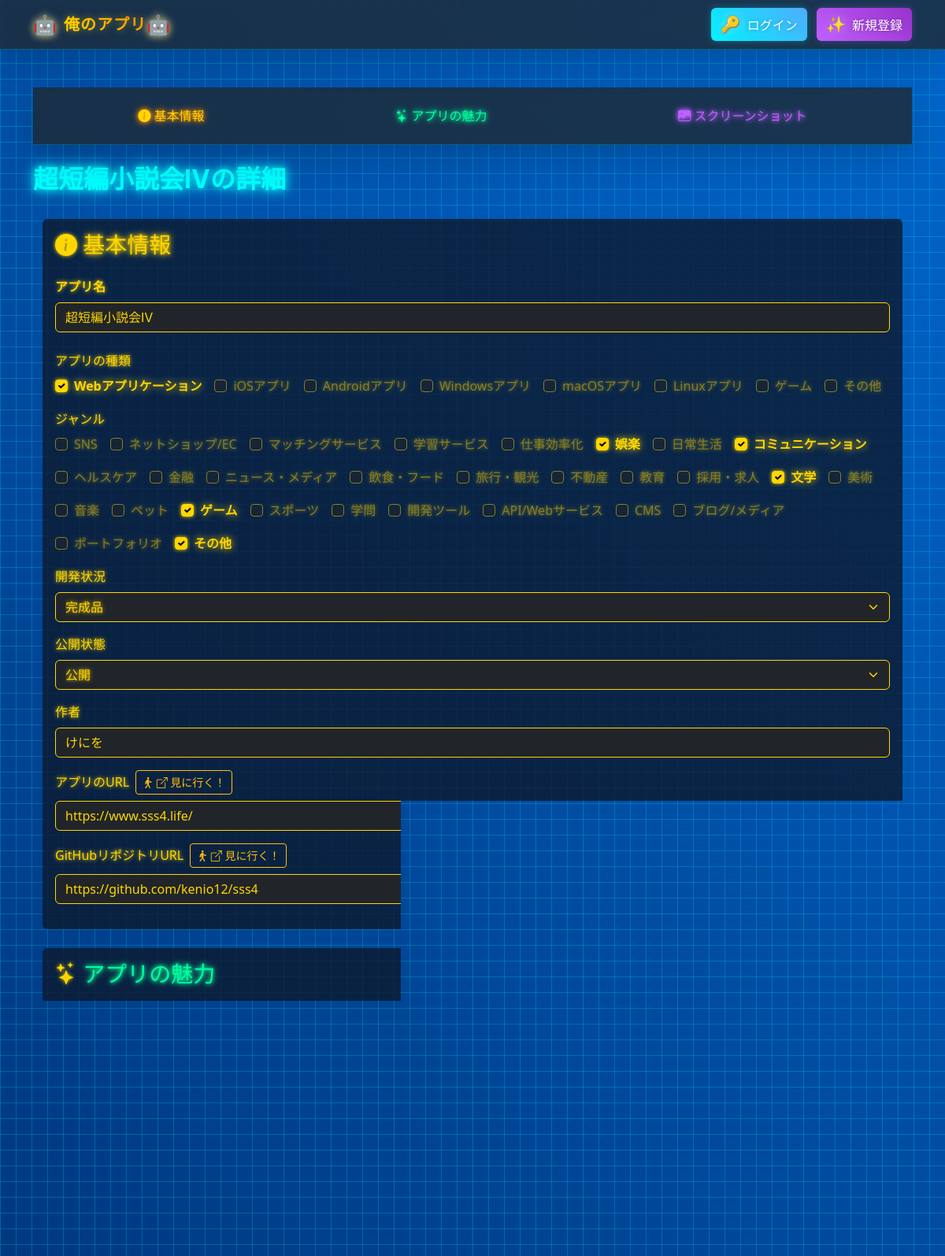
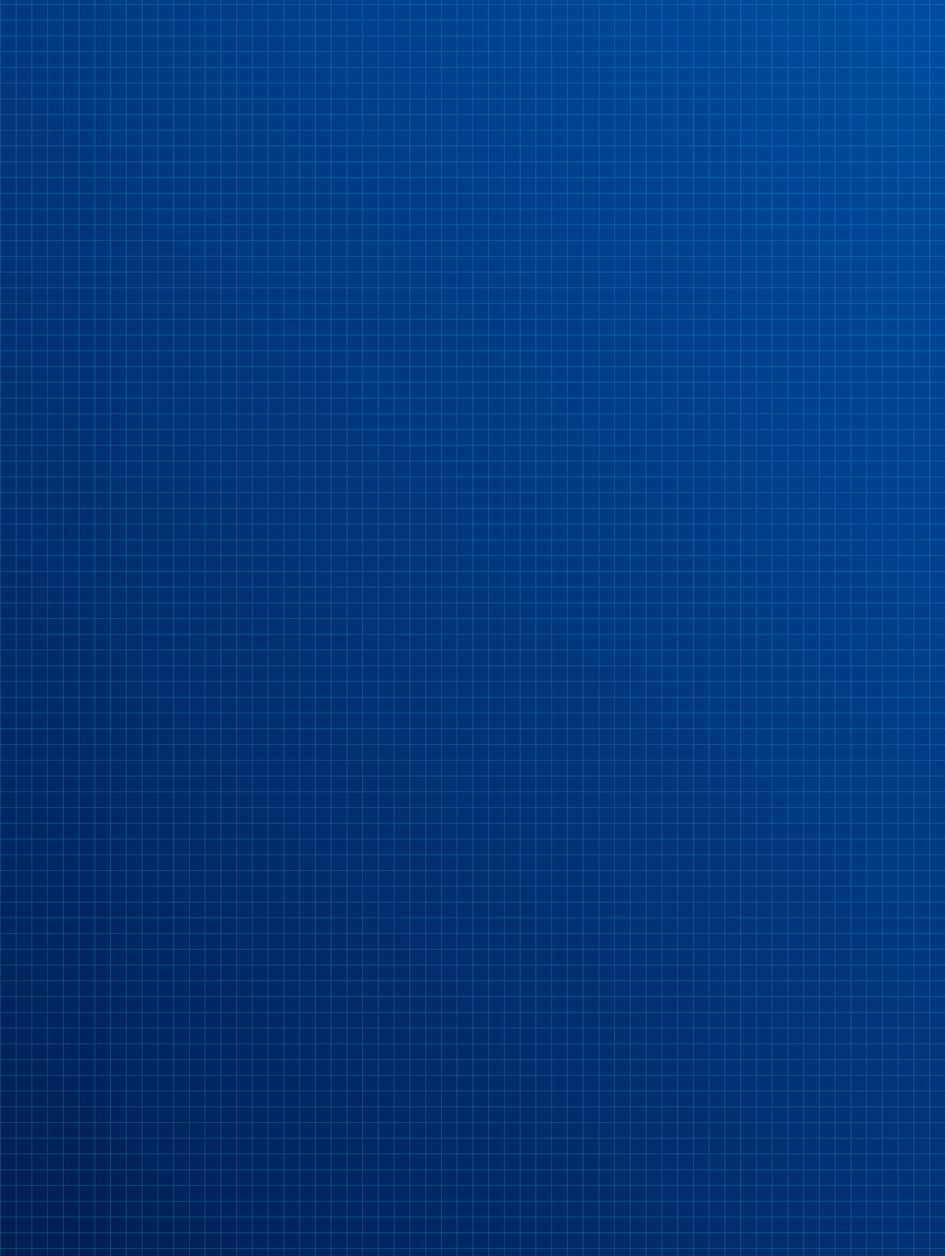
/apps_gallery/1/, run on the app's committed database (2 pictures, top to bottom).
### apps_gallery/models.py (models this page shows)
class AppGallery(models.Model):
    author = models.ForeignKey(
        settings.AUTH_USER_MODEL,
        on_delete=models.CASCADE,
        verbose_name='作者',
        related_name='apps'
    )
    title = models.CharField('アプリ名', max_length=100)
    app_types = models.JSONField(
        'アプリの種類',
        default=list,
        help_text=f'選択可能な値: {", ".join(APP_TYPES.keys())}'
    )
    genres = models.JSONField(
        'ジャンル',
        default=list,
        help_text=f'選択可能な値: {", ".join(GENRES.keys())}'
    )
    other_genre = models.CharField(
        'その他のジャンル',
        max_length=50,
        blank=True
    )
    dev_status = models.CharField(
        '開発状況',
        max_length=20,
        choices=APP_STATUS.items(),
        default='in_development'
    )
    status = models.CharField(
        '公開状態',
        max_length=20,
        choices=PUBLISH_STATUS.items(),
        default='draft'
    )
    app_url = models.URLField(**MODEL_FIELDS['app_url'])
    github_url = models.URLField(**MODEL_FIELDS['github_url'])
    overview = models.TextField('アプリの概要', blank=True)
    motivation = models.TextField('開発のきっかけ', blank=True)
    catchphrases = models.JSONField('キャッチコピー', default=list)
    target_users = models.TextField('ターゲットユーザー', blank=True)
    problems = models.TextField('アプリの問題点', blank=True)
    final_appeal = models.TextField('最後のアピール', blank=True)
    screenshots = models.JSONField('スクリーンショット', default=list)
    created_at = models.DateTimeField('作成日時', auto_now_add=True)
    updated_at = models.DateTimeField('更新日時', auto_now=True)
    class Meta:
        verbose_name = 'アプリギャラリー'
        verbose_name_plural = 'アプリギャラリー'
    def __str__(self):
        return self.title

### accounts/models.py (models this page shows)
class CustomUser(AbstractUser):
    email = models.EmailField('メールアドレス', unique=True)
    email_verified = models.BooleanField('メール認証済み', default=False)

### apps_gallery/views.py (the view)
# urls.py: path('<int:pk>/', views.app_detail, name='detail'),  # アプリ詳細（最後に配置）
def app_detail(request, pk):
    app = get_object_or_404(AppGallery, pk=pk)
    context = {
        'app': app,
        'readonly': True,
        'APP_TYPES': dict(APP_TYPES),
        'APP_STATUS': dict(APP_STATUS),
        'PUBLISH_STATUS': dict(PUBLISH_STATUS),
        'GENRES': dict(GENRES),
    }
    return render(request, 'apps_gallery/create_edit_detail.html', context)

### apps_gallery/templates/apps_gallery/create_edit_detail.html (shortened to what this page needs)
{% extends 'base.html' %}
{% load app_filters %}
{% block content %}
<div class="cyber-background position-fixed w-100 h-100" style="top: 0; left: 0; z-index: -1;">
    <div class="cyber-grid"></div>
</div>
<div class="container py-5">
    <div class="bg-dark bg-opacity-75 shadow-lg mb-4 position-sticky top-0" style="transition: transform 0.3s ease-in-out; z-index: 1000; backdrop-filter: blur(10px);">
        <div class="container py-3">
            <nav class="nav nav-pills nav-fill">
                <a class="nav-link text-neon" href="#basic">
                    <i class="bi bi-info-circle-fill"></i> 基本情報
                </a>
                <a class="nav-link text-neon" href="#appeal">
                    <i class="bi bi-stars"></i> アプリの魅力
                </a>
                <a class="nav-link text-neon" href="#screenshots">
                    <i class="bi bi-image-fill"></i> スクリーンショット
                </a>
            </nav>
        </div>
    </div>
    <div class="d-flex justify-content-between align-items-center mb-4">
        <h2 style="color: #00ffff; text-shadow: 0 0 10px #00ffff, 0 0 20px #00ffff; font-weight: bold;">
            {% if app %}
                {% if readonly %}
                    {{ app.title }}の詳細
                {% else %}
                    {{ app.title }}を編集
                {% endif %}
            {% else %}
                新しいアプリを登録
            {% endif %}
        </h2>
    </div>
    <div class="row g-4">
        <div class="col-12">
            <section id="basic" class="scroll-margin-top">
                {% include 'apps_gallery/tabs/01_basic_tab.html' %}
            </section>
        </div>
        <div class="col-12">
            <section id="appeal" class="scroll-margin-top">
                {% include 'apps_gallery/tabs/02_appeal_tab.html' %}
            </section>
        </div>
        <div class="col-12">
            <section id="screenshots" class="scroll-margin-top">
                {% include 'apps_gallery/tabs/03_screenshots_tab.html' %}
            </section>
        </div>
    </div>
    <div class="position-fixed bottom-0 start-0 p-4" style="z-index: 1000;">
    </div>
</div>
{% endblock %}

### apps_gallery/templates/apps_gallery/tabs/01_basic_tab.html (shortened to what this page needs)
<div class="container">
    <div class="card border-0">
        <div class="card-body">
            <h2 class="card-title h3 mb-4">
                <i class="bi bi-info-circle-fill text-cyber-yellow"></i> 基本情報
            </h2>
            <div class="mb-4">
                <label class="form-label fw-bold text-cyber-yellow" for="title">
                    アプリ名
                </label>
                <input type="text"
                       id="title"
                       name="title"
                       class="form-control cyber-yellow-focus"
                       value="{{ app.title }}"
                       {% if readonly %}readonly{% endif %}>
            </div>
            <div class="mb-3">
                <label class="form-label text-cyber-yellow">アプリの種類</label>
                <div class="d-flex flex-wrap gap-3">
                    {% for type_key, type_name in APP_TYPES.items %}
                    <div class="form-check">
                        <input type="checkbox"
                               name="types"
                               value="{{ type_key }}"
                               class="form-check-input cyber-yellow-check"
                               id="type_{{ type_key }}"
                               {% if type_key in app.app_types %}checked{% endif %}
                               {% if readonly %}disabled{% endif %}>
                        <label class="form-check-label text-cyber-yellow" for="type_{{ type_key }}">
                            {{ type_name }}
                        </label>
                    </div>
                    {% endfor %}
                </div>
            </div>
            <div class="mb-3">
                <label class="form-label text-cyber-yellow">ジャンル</label>
                <div class="d-flex flex-wrap gap-3">
                    {% for genre_key, genre_name in GENRES.items %}
                    <div class="form-check">
                        <input type="checkbox"
                               name="genres"
                               value="{{ genre_key }}"
                               class="form-check-input cyber-yellow-check"
                               id="genre_{{ genre_key }}"
                               {% if genre_key in app.genres %}checked{% endif %}
                               {% if readonly %}disabled{% endif %}>
                        <label class="form-check-label text-cyber-yellow" for="genre_{{ genre_key }}">
                            {{ genre_name }}
                        </label>
                    </div>
                    {% endfor %}
                </div>
            </div>
            <div class="mb-3">
                <label for="dev_status" class="form-label text-cyber-yellow">開発状況</label>
                <select name="dev_status" id="dev_status" class="form-select cyber-yellow-focus text-cyber-yellow" {% if readonly %}disabled{% endif %}>
                    {% for status_key, status_name in APP_STATUS.items %}
                    <option value="{{ status_key }}" class="text-cyber-yellow" {% if app.dev_status == status_key %}selected{% endif %}>
                        {{ status_name }}
                    </option>
                    {% endfor %}
                </select>
            </div>
            <div class="mb-3">
                <label for="status" class="form-label text-cyber-yellow">公開状態</label>
                <select name="status" id="status" class="form-select cyber-yellow-focus text-cyber-yellow" {% if readonly %}disabled{% endif %}>
                    {% for status_key, status_name in PUBLISH_STATUS.items %}
                    <option value="{{ status_key }}" class="text-cyber-yellow" {% if app.status == status_key %}selected{% endif %}>
                        {{ status_name }}
                    </option>
                    {% endfor %}
                </select>
            </div>
            <div class="mb-3">
                <label class="form-label text-cyber-yellow">作者</label>
                <input type="text"
                       class="form-control cyber-yellow-focus"
                       value="{{ app.author.username }}"
                       readonly>
            </div>
            <div class="mb-3">
                <div class="d-flex align-items-center gap-2 mb-2">
                    <label for="app_url" class="form-label text-cyber-yellow mb-0">アプリのURL</label>
                    {% if app.app_url %}
                    <a href="{{ app.app_url }}"
                       target="_blank"
                       class="btn btn-outline-warning btn-sm">
                        <i class="bi bi-person-walking"></i>
                        <i class="bi bi-box-arrow-up-right"></i> 見に行く！
                    </a>
                    {% endif %}
                </div>
                <input type="url"
                       name="app_url"
                       id="app_url"
                       class="form-control cyber-yellow-focus"
                       value="{{ app.app_url }}"
                       {% if readonly %}readonly{% endif %}>
            </div>
            <div class="mb-3">
                <div class="d-flex align-items-center gap-2 mb-2">
                    <label for="github_url" class="form-label text-cyber-yellow mb-0">GitHubリポジトリURL</label>
                    {% if app.github_url %}
                    <a href="{{ app.github_url }}"
                       target="_blank"
                       class="btn btn-outline-warning btn-sm">
                        <i class="bi bi-person-walking"></i>
                        <i class="bi bi-box-arrow-up-right"></i> 見に行く！
                    </a>
                    {% endif %}
                </div>
                <input type="url"
                       name="github_url"
                       id="github_url"
                       class="form-control cyber-yellow-focus"
                       value="{{ app.github_url }}"
                       {% if readonly %}readonly{% endif %}>
            </div>
        </div>
    </div>
</div>

### apps_gallery/templates/apps_gallery/tabs/02_appeal_tab.html (shortened to what this page needs)
<div class="container">
    <div class="card border-0">
        <div class="card-body">
            <h2 class="card-title h3 mb-4">
                <i class="bi bi-stars text-cyber-yellow"></i> アプリの魅力
            </h2>
            <div class="mb-4">
                <label class="form-label fw-bold text-cyber-green" for="overview">
                    このアプリの説明
                </label>
                <textarea id="overview"
                         name="overview"
                         class="form-control cyber-green-focus"
                         rows="8"
                         {% if readonly %}readonly{% endif %}>{{ app.overview|default:'' }}</textarea>
                <div class="form-text text-cyber-green">
                    <i class="bi bi-info-circle"></i>
                    アプリの主な機能や特徴を簡潔に説明してください
                </div>
            </div>
            <div class="mb-4">
                <label class="form-label fw-bold text-cyber-green" for="motivation">
                    このアプリを作ったきっかけ
                </label>
                <textarea id="motivation"
                         name="motivation"
                         class="form-control cyber-green-focus"
                         rows="8"
                         placeholder="このアプリを開発しようと思ったきっかけを教えてください">{{ app.motivation|default:'' }}</textarea>
                <div class="form-text text-cyber-green">
                    <i class="bi bi-lightbulb"></i>
                    開発のモチベーションや背景を説明してください
                </div>
            </div>
            <div class="mb-4">
                <label class="form-label fw-bold text-cyber-green">
                    このアプリの売り（キャッチコピー）
                </label>
            </div>
            <div class="mb-4">
                <label class="form-label fw-bold text-cyber-green" for="target_users">
                    ターゲットユーザー
                </label>
                <textarea id="target_users"
                         name="target_users"
                         class="form-control cyber-green-focus"
                         rows="6"
                         placeholder="このアプリは誰のために作りましたか？">{{ app.target_users|default:'' }}</textarea>
                <div class="form-text text-cyber-green">
                    <i class="bi bi-people"></i>
                    想定しているユーザー層を具体的に説明してください
                </div>
            </div>
            <div class="mb-4">
                <label class="form-label fw-bold text-cyber-green" for="problems">
                    このアプリの問題点
                </label>
                <textarea id="problems"
                         name="problems"
                         rows="6"
                         class="form-control cyber-green-focus"
                         placeholder="現状の課題や改善点があれば教えてください">{{ app.problems|default:'' }}</textarea>
                <div class="form-text text-cyber-green">
                    <i class="bi bi-exclamation-triangle"></i>
                    今後改善したい点や現在の制限事項を共有してください
                </div>
            </div>
            <div class="mb-4">
                <label class="form-label fw-bold text-cyber-green" for="final_appeal">
                    皆様へ（アピールタイム）
                </label>
                <textarea id="final_appeal"
                         name="final_appeal"
                         rows="8"
                         class="form-control cyber-green-focus"
                         placeholder="最後に、このアプリの魅力を思う存分アピールしてください！">{{ app.final_appeal|default:'' }}</textarea>
                <div class="form-text text-cyber-green">
                    <i class="bi bi-megaphone"></i>
                    開発への思いや、アプリの可能性について自由に語ってください
                </div>
            </div>
        </div>
    </div>
</div>

### apps_gallery/templates/apps_gallery/tabs/03_screenshots_tab.html (shortened to what this page needs)
<div class="container">
    <div class="card border-0">
        <div class="card-body">
            <h2 class="card-title h3 mb-4">
                <i class="bi bi-image-fill text-cyber-purple"></i> スクリーンショット
            </h2>
            <div class="text-cyber-purple">
                Debug Info:
                <pre>
                readonly: {{ readonly }}
                app: {{ app }}
                screenshots exist: {{ app.screenshots.exists }}
                </pre>
            </div>
            {% if readonly %}
                {% if app.screenshots.exists %}
                    <div class="row g-4">
                        {% for screenshot in app.screenshots.all %}
                        <div class="col-md-6">
                            <div class="screenshot-container">
                                <img src="{{ screenshot.image.url }}"
                                     class="screenshot-preview"
                                     alt="スクリーンショット">
                                {% if screenshot.description %}
                                <p class="mt-2 mb-0 text-cyber-purple">{{ screenshot.description }}</p>
                                {% endif %}
                            </div>
                        </div>
                        {% endfor %}
                    </div>
                {% else %}
                    <div class="text-center py-5">
                        <i class="bi bi-image text-cyber-purple display-1"></i>
                        <p class="h5 mt-3 text-cyber-purple">スクリーンショットはまだ登録されていません</p>
                    </div>
                {% endif %}
            {% endif %}
        </div>
    </div>
</div>

### data on the page
AppGallery: title "超短編小説会Ⅳ", app_types "☑", genres "☑" "☑" "☑" "☑" "☑", dev_status "完成品", status "公開", author.username "けにを", app_url "https://www.sss4.life/", github_url "https://github.com/kenio12/sss4", overview "短編小説を書いたり、読んだりするサイト。 少人数で、まったり、のんびりやってます。", motivation "もともとあったサイトの４代目です。 火を消さないようにしたかったのだ。", target_users "ろうなくなんにょ ろうにゃくなんじょ ろうにゃくなんの ろうなくなんにょ 老若男女", problems "かんぺき！", final_appeal "最初は会員を増やそうと思ったけど、 今の仲良しメンバーだけでいい気もしてきた。"

### other printed values
{{ type_name }} "Webアプリケーション" "iOSアプリ" "Androidアプリ" "Windowsアプリ" "macOSアプリ" "Linuxアプリ" "ゲーム" "その他"
{{ genre_name }} "SNS" "ネットショップ/EC" "マッチングサービス" "学習サービス" "仕事効率化" "娯楽" "日常生活" "コミュニケーション" "ヘルスケア" "金融" "ニュース・メディア" "飲食・フード" "旅行・観光" "不動産" "教育" "採用・求人" "文学" "美術" "音楽" "ペット" "ゲーム" "スポーツ" "学問" "開発ツール" "API/Webサービス" "CMS" "ブログ/メディア" "ポートフォリオ" "その他"
{{ readonly }} "True"
